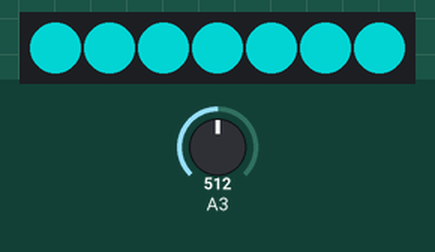
Bench run of a sketch on a simulated ATtiny85, built with avr-gcc and run on an emulated ATtiny85. Shown: 7 RGB LEDs in strip order, left to right. The inputs (shaded band) are chosen by the test bench; at power-on: A3 = 512. Dim RGB values are drawn brighter than linear.

Above: at 4.3 s.
4.4 s: A3 set to 331
At 7.4 s:
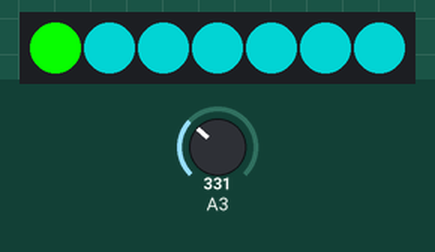
10.5 s: A3 set to 122
At 14.2 s:
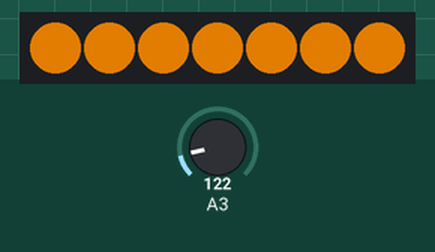
15.0 s: A3 set to 0
At 17.9 s:
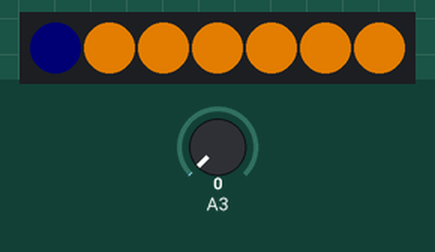
21.0 s: A3 set to 900
At 25.1 s:
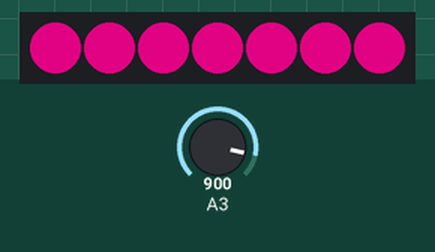
25.5 s: A3 set to 1023
At 28.4 s:
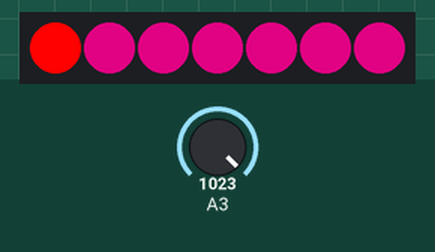
31.5 s: A3 set to 716
At 34.9 s:
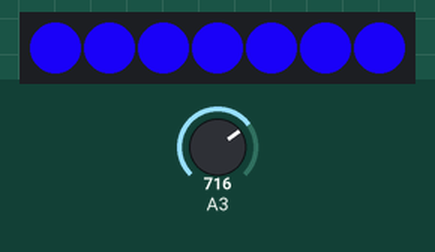
Timing chart, 0 to 36.4 s (numbered marks = the images above; inputs shaded):
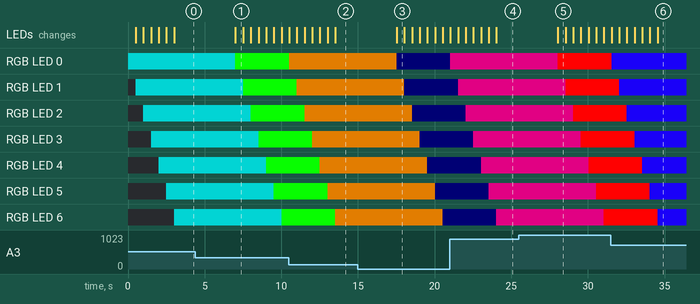

The sketch:

ShellLampNeopixel.ino
```cpp
#include <Adafruit_NeoPixel.h>
#ifdef __AVR__
  #include <avr/power.h>
#endif

#define PIN            1  // Which pin on the Arduino is connected to the NeoPixels?

#define NUMPIXELS      7

Adafruit_NeoPixel pixels = Adafruit_NeoPixel(NUMPIXELS, PIN, NEO_GRB + NEO_KHZ800);

int delayval = 500; // delay for half a second

int potPin = 3;
int potVal = 0;

int red;
int green;
int blue;

void setup() {

  // This is for Trinket 5V 16MHz, you can remove these three lines if you are not using a Trinket
#if defined (__AVR_ATtiny85__)
  if (F_CPU == 16000000) clock_prescale_set(clock_div_1);
#endif
  // End of trinket special code

  pixels.begin(); // This initializes the NeoPixel library.

}

void loop() {

  potVal = analogRead(potPin);   // read the potentiometer value at the input pin

  if (potVal < 341)  // Lowest third of the potentiometer's range (0-340)
  {
    potVal = (potVal * 3) / 4; // Normalize to 0-255

    red = 256 - potVal;  // Red from full to off
    green = potVal;        // Green from off to full
    blue = 1;             // Blue off
  }
  else if (potVal < 682) // Middle third of potentiometer's range (341-681)
  {
    potVal = ( (potVal-341) * 3) / 4; // Normalize to 0-255

    red = 1;            // Red off
    green = 256 - potVal; // Green from full to off
    blue = potVal;       // Blue from off to full
  }
  else  // Upper third of potentiometer"s range (682-1023)
  {
    potVal = ( (potVal-683) * 3) / 4; // Normalize to 0-255

    red = potVal;       // Red from off to full
    green = 1;            // Green off
    blue = 256 - potVal; // Blue from full to off
  }

  // For a set of NeoPixels the first NeoPixel is 0, second is 1, all the way up to the count of pixels minus one.

  for(int i=0;i<NUMPIXELS;i++){

    pixels.setPixelColor(i, pixels.Color(red, green, blue)); // Moderately bright green color.

    pixels.show(); // This sends the updated pixel color to the hardware.

    delay(delayval); // Delay for a period of time (in milliseconds).

  }
}
```

Measured:
- after the input at 4.4 s, RGB LED 0: RGB(1, 128, 128) → RGB(8, 248, 1) after 2.6 s; RGB LED 1: RGB(1, 128, 128) → RGB(8, 248, 1) after 3.1 s; RGB LED 2: RGB(1, 128, 128) → RGB(8, 248, 1) after 3.6 s; RGB LED 3: RGB(1, 128, 128) → RGB(8, 248, 1) after 4.1 s; RGB LED 4: RGB(1, 128, 128) → RGB(8, 248, 1) after 4.6 s; the LEDs: change after 2.6 s (image 1)
- after the input at 10.5 s, RGB LED 0: RGB(8, 248, 1) → RGB(165, 91, 1) at once; RGB LED 1: RGB(8, 248, 1) → RGB(165, 91, 1) after 0.52 s
- after the input at 15.0 s, RGB LED 0: RGB(165, 91, 1) → RGB(0, 0, 1) after 2.5 s; RGB LED 1: RGB(165, 91, 1) → RGB(0, 0, 1) after 3.0 s; RGB LED 2: RGB(165, 91, 1) → RGB(0, 0, 1) after 3.5 s; RGB LED 3: RGB(165, 91, 1) → RGB(0, 0, 1) after 4.0 s; RGB LED 4: RGB(165, 91, 1) → RGB(0, 0, 1) after 4.5 s; the LEDs: change after 2.5 s (image 3)
- after the input at 21.0 s, RGB LED 0: RGB(0, 0, 1) → RGB(162, 1, 94) at once; RGB LED 1: RGB(0, 0, 1) → RGB(162, 1, 94) after 0.53 s
- after the input at 25.5 s, RGB LED 0: RGB(162, 1, 94) → RGB(255, 1, 1) after 2.5 s; RGB LED 1: RGB(162, 1, 94) → RGB(255, 1, 1) after 3.0 s; RGB LED 2: RGB(162, 1, 94) → RGB(255, 1, 1) after 3.5 s; RGB LED 3: RGB(162, 1, 94) → RGB(255, 1, 1) after 4.0 s; RGB LED 4: RGB(162, 1, 94) → RGB(255, 1, 1) after 4.5 s; the LEDs: change after 2.5 s (image 5)
- after the input at 31.5 s, RGB LED 0: RGB(255, 1, 1) → RGB(24, 1, 232) after 0.05 s; RGB LED 1: RGB(255, 1, 1) → RGB(24, 1, 232) after 0.55 s
- what the display in image 1 shows lasts 0.5 s, from 7.0 s to 7.5 s
